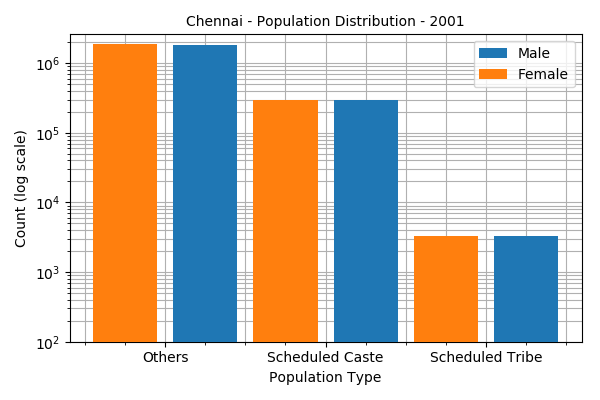

Python code for this plot:
import csv

import matplotlib
import numpy as np
import matplotlib.pyplot as plt
import datetime

data = []

with open("fpt3302_Chennai-2001.csv") as f:
    r = csv.reader(f)
    for i in r:
        data.append(i)

yval1 = [0, 0, 0]
yval2 = [0, 0, 0]

for i in data[6:]:
    yval1[0] += int(i[10]) - int(i[13]) - int(i[16])
    yval1[1] += int(i[13])
    yval1[2] += int(i[16])
    yval2[0] += int(i[11]) - int(i[14]) - int(i[17])
    yval2[1] += int(i[14])
    yval2[2] += int(i[17])

xval = [1, 3, 5]
xval3 = [1.5, 3.5, 5.5]
xticks = ['Others', 'Scheduled Caste', 'Scheduled Tribe']
xval2 = [2, 4, 6]

fig, axes = plt.subplots(nrows=1, ncols=1, figsize=(6, 4))
axes.bar(xval2, yval2, zorder=3)
axes.bar(xval, yval1, zorder=3)
plt.yscale("log")
axes.set_ylim(ymin=100)
axes.set_title('Chennai - Population Distribution - 2001', fontsize=10)
axes.legend(['Male', 'Female'])
plt.xlabel('Population Type')
plt.ylabel('Count (log scale)')
plt.xticks(xval3, xticks)
plt.grid(which='both', zorder=0)
plt.minorticks_on()
plt.show()
